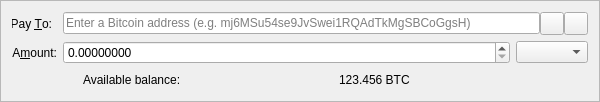
<?xml version="1.0" encoding="UTF-8"?>
<ui version="4.0">
 <class>Form</class>
 <widget class="QFrame" name="Form">
  <property name="geometry">
   <rect>
    <x>0</x>
    <y>0</y>
    <width>600</width>
    <height>101</height>
   </rect>
  </property>
  <property name="windowTitle">
   <string>Form</string>
  </property>
  <property name="frameShape">
   <enum>QFrame::StyledPanel</enum>
  </property>
  <property name="frameShadow">
   <enum>QFrame::Sunken</enum>
  </property>
  <layout class="QFormLayout" name="formLayout">
   <item row="0" column="0">
    <widget class="QLabel" name="label">
     <property name="text">
      <string>Pay &amp;To:</string>
     </property>
     <property name="alignment">
      <set>Qt::AlignRight|Qt::AlignTrailing|Qt::AlignVCenter</set>
     </property>
     <property name="buddy">
      <cstring>edtAddress</cstring>
     </property>
    </widget>
   </item>
   <item row="0" column="1">
    <layout class="QHBoxLayout" name="horizontalLayout">
     <property name="spacing">
      <number>0</number>
     </property>
     <item>
      <widget class="QLineEdit" name="edtAddress">
       <property name="placeholderText">
        <string>Enter a Bitcoin address (e.g. mj6MSu54se9JvSwei1RQAdTkMgSBCoGgsH)</string>
       </property>
      </widget>
     </item>
     <item>
      <widget class="QToolButton" name="btnPaste">
       <property name="toolTip">
        <string>Paste address from clipboard</string>
       </property>
       <property name="text">
        <string/>
       </property>
       <property name="icon">
        <iconset resource="../../icons.qrc">
         <normaloff>:/ui/icons/editpaste.png</normaloff>:/ui/icons/editpaste.png</iconset>
       </property>
      </widget>
     </item>
     <item>
      <widget class="QToolButton" name="btnDelete">
       <property name="toolTip">
        <string>Remove this recipient</string>
       </property>
       <property name="text">
        <string/>
       </property>
       <property name="icon">
        <iconset resource="../../icons.qrc">
         <normaloff>:/ui/icons/remove.png</normaloff>:/ui/icons/remove.png</iconset>
       </property>
      </widget>
     </item>
    </layout>
   </item>
   <item row="1" column="0">
    <widget class="QLabel" name="label_2">
     <property name="text">
      <string>A&amp;mount:</string>
     </property>
     <property name="alignment">
      <set>Qt::AlignRight|Qt::AlignTrailing|Qt::AlignVCenter</set>
     </property>
     <property name="buddy">
      <cstring>edtAmount</cstring>
     </property>
    </widget>
   </item>
   <item row="1" column="1">
    <layout class="QHBoxLayout" name="horizontalLayout_2">
     <item>
      <widget class="QDoubleSpinBox" name="edtAmount">
       <property name="cursor">
        <cursorShape>IBeamCursor</cursorShape>
       </property>
       <property name="decimals">
        <number>8</number>
       </property>
       <property name="singleStep">
        <double>0.010000000000000</double>
       </property>
      </widget>
     </item>
     <item>
      <widget class="QComboBox" name="cbMoniker">
       <property name="sizePolicy">
        <sizepolicy hsizetype="Maximum" vsizetype="Fixed">
         <horstretch>0</horstretch>
         <verstretch>0</verstretch>
        </sizepolicy>
       </property>
      </widget>
     </item>
    </layout>
   </item>
   <item row="2" column="1">
    <layout class="QHBoxLayout" name="horizontalLayout_3">
     <item>
      <spacer name="horizontalSpacer">
       <property name="orientation">
        <enum>Qt::Horizontal</enum>
       </property>
       <property name="sizeType">
        <enum>QSizePolicy::Minimum</enum>
       </property>
       <property name="sizeHint" stdset="0">
        <size>
         <width>20</width>
         <height>20</height>
        </size>
       </property>
      </spacer>
     </item>
     <item>
      <widget class="QLabel" name="label_4">
       <property name="text">
        <string>Available balance:</string>
       </property>
      </widget>
     </item>
     <item>
      <widget class="QLabel" name="lblAvailaleBalance">
       <property name="cursor">
        <cursorShape>IBeamCursor</cursorShape>
       </property>
       <property name="text">
        <string>123.456 BTC</string>
       </property>
       <property name="textInteractionFlags">
        <set>Qt::LinksAccessibleByMouse|Qt::TextSelectableByKeyboard|Qt::TextSelectableByMouse</set>
       </property>
      </widget>
     </item>
    </layout>
   </item>
  </layout>
 </widget>
 <tabstops>
  <tabstop>edtAddress</tabstop>
  <tabstop>btnPaste</tabstop>
  <tabstop>btnDelete</tabstop>
  <tabstop>edtAmount</tabstop>
  <tabstop>cbMoniker</tabstop>
 </tabstops>
 <resources>
  <include location="../../icons.qrc"/>
 </resources>
 <connections/>
</ui>
